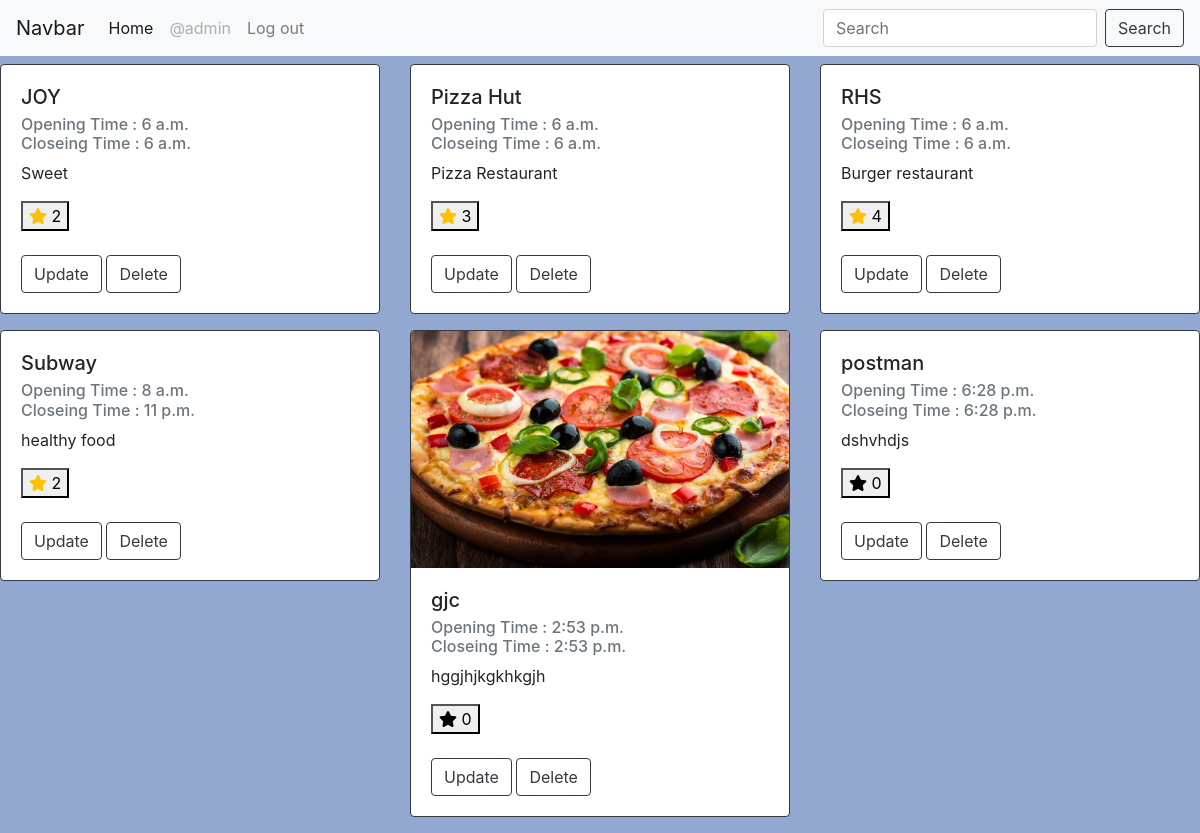
The page /restaurants/ (signed in) on the database its author committed.
### restaurants/models.py (models this page shows)
class Restaurant(models.Model):
	name = models.CharField(max_length = 30)
	description = models.TextField()
	image = models.ImageField(null=True)
	opening_time = models.TimeField(auto_now_add=True)
	closing_time = models.TimeField(auto_now_add=True)
	publish_date = models.DateField(null=True)
	owner = models.ForeignKey(User, default=1, on_delete=models.CASCADE)

### restaurants/views.py (the view)
# urls.py: path("restaurants/", views.list, name="rest_list"),
def list(request):
	if not request.user.is_authenticated:
		return redirect("login")
	restaurant_list = Restaurant.objects.all()
	restaurant_list = restaurant_list.order_by("name", "publish_date")
	query = request.GET.get("q")
	if query:
		restaurant_list = restaurant_list.filter(name__contains=query)
	fav_rest = []
	favs = request.user.favoriteres_set.all()
	for favorite in favs :
		fav_rest.append(favorite.restaurant)
	context = {
	"Restaurant": restaurant_list,
	"my_fav" : fav_rest,
	}
	return render(request, "Rest.html" , context)

### restaurants/templates/Rest.html (shortened to what this page needs)
{% extends "base.html" %}
{% block form %}
<head>
</head>
<div class="row">
	{% for x in Restaurant %}
		<div class="col-lg-4 col-md-3">
			<div class="card border-dark mb-3">
				{% if x.image %}
				 <img class="card-img-top" src="{{x.image.url}}" alt="Card image cap">
				{% endif %}
			  <div class="card-body">
				<h5 class="card-title">{{x.name}}</h5>
				<h6 class="card-subtitle mb-2 text-muted">Opening Time : {{x.opening_time}} <br>Closeing Time : {{x.closing_time}} </h6>
				<p class="card-text">{{x.description}}</p>
					<button onClick="favorite({{x.id}})">
						<i id="fav-color-{{x.id}}" class="fas fa-star  {% if x in my_fav %}text-warning{% endif %}"  ></i>
						<span id="fav-number-{{x.id}}">{{x.favoriteres_set.count}}</span>
					</button>
					<br>
					<br>
				<a href="#" class="card-link"><a href="{% url 'restaurant_update' rest_id=x.id %}" class="btn btn-outline-dark">Update</a></li></a>
				<a href="{% url 'restaurant_delete' rest_id=x.id %}" class="btn btn-outline-dark">Delete</a></li>
			  </div>
			</div>
		</div>
	{% endfor %}
</div>
{% endblock form %}

### restaurants/templates/base.html (shortened to what this page needs)
<!doctype html>
{% load static %}
<html lang="en">
  <head>
    <link rel="stylesheet" href="https://maxcdn.bootstrapcdn.com/bootstrap/4.0.0/css/bootstrap.min.css">
    <link rel="stylesheet" href="{% static 'style.css' %}">
  </head>
  <body>
<nav class="navbar navbar-expand-lg navbar-light bg-light">
  <a class="navbar-brand" href="#">Navbar</a>
  <div class="collapse navbar-collapse" id="navbarSupportedContent">
    <ul class="navbar-nav mr-auto">
      <li class="nav-item active">
        <a class="nav-link" href="#">Home <span class="sr-only">(current)</span></a>
      </li>
      {% if request.user.is_authenticated %}
      <li class="nav-item">
        <a class="nav-link disabled" href="#">@{{request.user}}</a>
      <li class="nav-item">
        <a class="nav-link" href="{% url 'logout' %}">Log out</a>
      {% endif %}
    </ul>
    <form class="form-inline my-2 my-lg-0" action="{% url 'rest_list' %}" method="GET">
      <input class="form-control mr-sm-2" type="search" placeholder="Search" aria-label="Search" name="q">
      <button class="btn btn-outline-dark my-2 my-sm-0" type="submit">Search</button>
    </form>
  </div>
</nav>
  {% block form %}
  {% endblock form %}
  </body>
</html>

### restaurants/static/style.css (style rules this page uses)
body { background-color: #92a8d1; }

### rows shown on the page
Restaurant: name "JOY", opening_time "6 a.m.", closing_time "6 a.m.", description "Sweet", favoriteres_set.count "2"
Restaurant: name "Pizza Hut", opening_time "6 a.m.", closing_time "6 a.m.", description "Pizza Restaurant", favoriteres_set.count "3"
Restaurant: name "RHS", opening_time "6 a.m.", closing_time "6 a.m.", description "Burger restaurant", favoriteres_set.count "4"
Restaurant: name "Subway", opening_time "8 a.m.", closing_time "11 p.m.", description "healthy food", favoriteres_set.count "2"
Restaurant: image (picture), name "gjc", opening_time "2:53 p.m.", closing_time "2:53 p.m.", description "hggjhjkgkhkgjh", favoriteres_set.count "0"
Restaurant: name "postman", opening_time "6:28 p.m.", closing_time "6:28 p.m.", description "dshvhdjs", favoriteres_set.count "0"

### other values the page prints
{{ request.user }} "admin"
